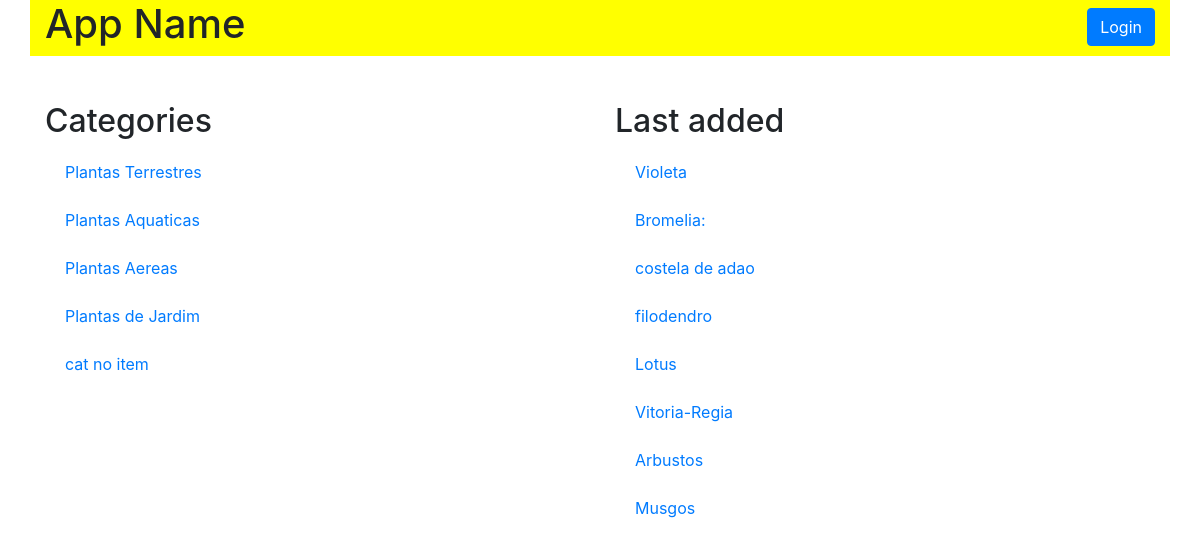
Page /category on the earlier database version.
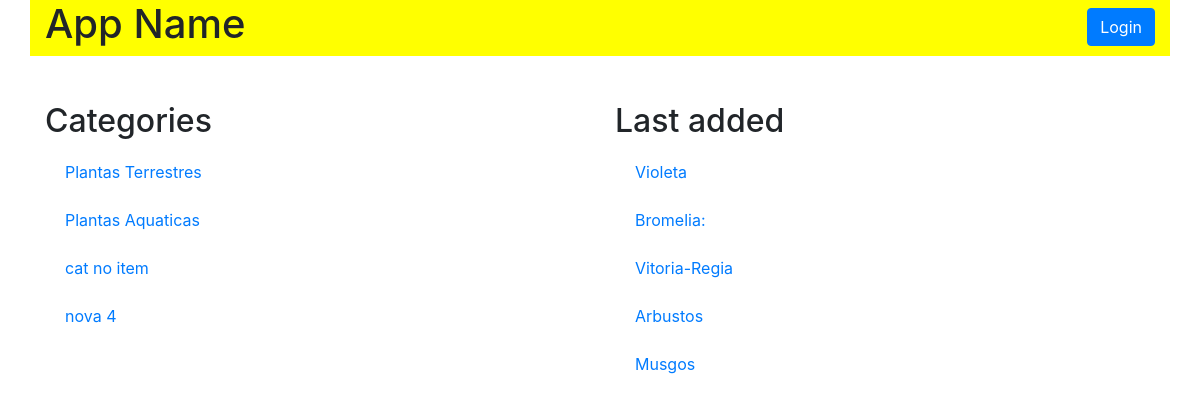
Same page on the later database version.
### models.py (models this page shows, shortened)
class Category(Base):
    __tablename__ = 'category'
    id = Column(Integer, primary_key=True)
    name = Column(String(50), nullable=False)

class Item(Base):
    __tablename__ = 'item'
    id = Column(Integer, primary_key=True)
    name = Column(String(50), nullable=False)
    description = Column(String(1000), nullable=False)
    category_id = Column(Integer, ForeignKey('category.id'))
    category = relationship(Category)

### application.py (the view)
@app.route('/category')
def catalogFunction():
    category = session.query(Category)
    items = session.query(Item).filter_by(category_id=Item.category_id).order_by(Item.id.desc()).all()
    if 'username' not in login_session:
        if category.count() == 0:
            flash("You have no categories yet!")
            return render_template('publicCatalog.html', plantas=category, itemName = items)
        else:
            return render_template('publicCatalog.html', plantas=category, itemName = items)
    else:
        if category.count() == 0:
            flash("You have no categories yet!")
            return render_template('catalog.html', plantas=category, itemName = items)
        else:
            return render_template('catalog.html', plantas=category, itemName = items)

### templates/publicCatalog.html (shortened to what this page needs)
{% extends "main.html" %}
{% block content %}
{% include "header.html" %}
    <section class="row">
      <div id="item-description" class="col-md-6">
        <h2>Categories</h2>
        {% for i in plantas %}
          <div class="list-group">
            <a href="{{ url_for('categoryFunction', category_id=i.id)}}" class="list-group-item">{{ i.name }}</a>
          </div>
        {% endfor %}
      </div>
      <div id="item-description" class="col-md-6">
        <h2>Last added</h2>
        {% for i in itemName %}
          <div class="list-group">
            <a href="#" class="list-group-item">{{ i.name }}</a>
          </div>
        {% endfor %}
      </div>
    </section>
{% endblock %}

### templates/main.html (shortened to what this page needs)
<!DOCTYPE html>
<html lang="pt-br">
  <head>
    <link rel="stylesheet" href="https://stackpath.bootstrapcdn.com/bootstrap/4.3.1/css/bootstrap.min.css">
    <link rel="stylesheet" href="{{ url_for('static', filename='styles.css') }}" />
  </head>
  <body>
    <div class="container">
      {% block content %}
      {% endblock %}
    </div>
  </body>
</html>

### templates/header.html
<header id="top-header" class="row">
  <div class="col-md-6">
    <h1>App Name</h1>
  </div>
  <div class="col-md-6 text-right">
    <a href="{{url_for('showLogin')}}">
      <button type="button"  id="log-in-out-button" class="btn btn-primary">Login</button>
    </a>
  </div>
</header>

### static/styles.css (style rules this page uses)
#top-header { background-color: yellow; }
#log-in-out-button { float: right; margin-top: 1.5%; }
.list-group-item { border: 0px; }
#item-description { margin-top: 4%; }

Differences in the rows shown:
removed Category: name "Plantas Aereas"
removed Category: name "Plantas de Jardim"
removed Item: name "costela de adao"
removed Item: name "filodendro"
removed Item: name "Lotus"
added Category: name "nova 4"
